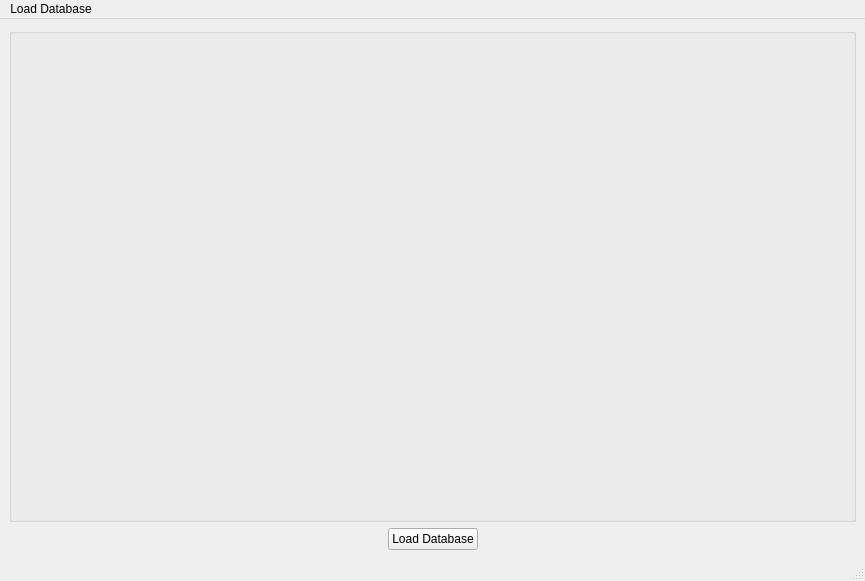
<?xml version="1.0" encoding="UTF-8"?>
<ui version="4.0">
 <class>MainWindow</class>
 <widget class="QMainWindow" name="MainWindow">
  <property name="geometry">
   <rect>
    <x>0</x>
    <y>0</y>
    <width>865</width>
    <height>581</height>
   </rect>
  </property>
  <property name="windowTitle">
   <string>Face Recognition</string>
  </property>
  <widget class="QWidget" name="centralwidget">
   <layout class="QVBoxLayout" name="verticalLayout">
    <item>
     <widget class="QGroupBox" name="videoBox">
      <property name="title">
       <string/>
      </property>
      <layout class="QGridLayout" name="gridLayout">
       <item row="0" column="0">
        <widget class="QLabel" name="videoFrame">
         <property name="minimumSize">
          <size>
           <width>0</width>
           <height>0</height>
          </size>
         </property>
         <property name="text">
          <string/>
         </property>
         <property name="scaledContents">
          <bool>true</bool>
         </property>
        </widget>
       </item>
      </layout>
     </widget>
    </item>
    <item>
     <layout class="QHBoxLayout" name="horizontalLayout">
      <item>
       <spacer name="horizontalSpacer">
        <property name="orientation">
         <enum>Qt::Horizontal</enum>
        </property>
        <property name="sizeHint" stdset="0">
         <size>
          <width>40</width>
          <height>20</height>
         </size>
        </property>
       </spacer>
      </item>
      <item>
       <widget class="QPushButton" name="LoadDatabaseButton">
        <property name="sizePolicy">
         <sizepolicy hsizetype="Minimum" vsizetype="Fixed">
          <horstretch>0</horstretch>
          <verstretch>0</verstretch>
         </sizepolicy>
        </property>
        <property name="text">
         <string>Load Database</string>
        </property>
       </widget>
      </item>
      <item>
       <spacer name="horizontalSpacer_2">
        <property name="orientation">
         <enum>Qt::Horizontal</enum>
        </property>
        <property name="sizeHint" stdset="0">
         <size>
          <width>40</width>
          <height>20</height>
         </size>
        </property>
       </spacer>
      </item>
     </layout>
    </item>
   </layout>
  </widget>
  <widget class="QMenuBar" name="menubar">
   <property name="geometry">
    <rect>
     <x>0</x>
     <y>0</y>
     <width>865</width>
     <height>21</height>
    </rect>
   </property>
   <widget class="QMenu" name="actionLoadDatabase">
    <property name="title">
     <string>Load Database</string>
    </property>
   </widget>
   <addaction name="actionLoadDatabase"/>
  </widget>
  <widget class="QStatusBar" name="statusbar"/>
  <action name="actionLoad_faces">
   <property name="text">
    <string>Load faces...</string>
   </property>
  </action>
 </widget>
 <resources/>
 <connections/>
</ui>
